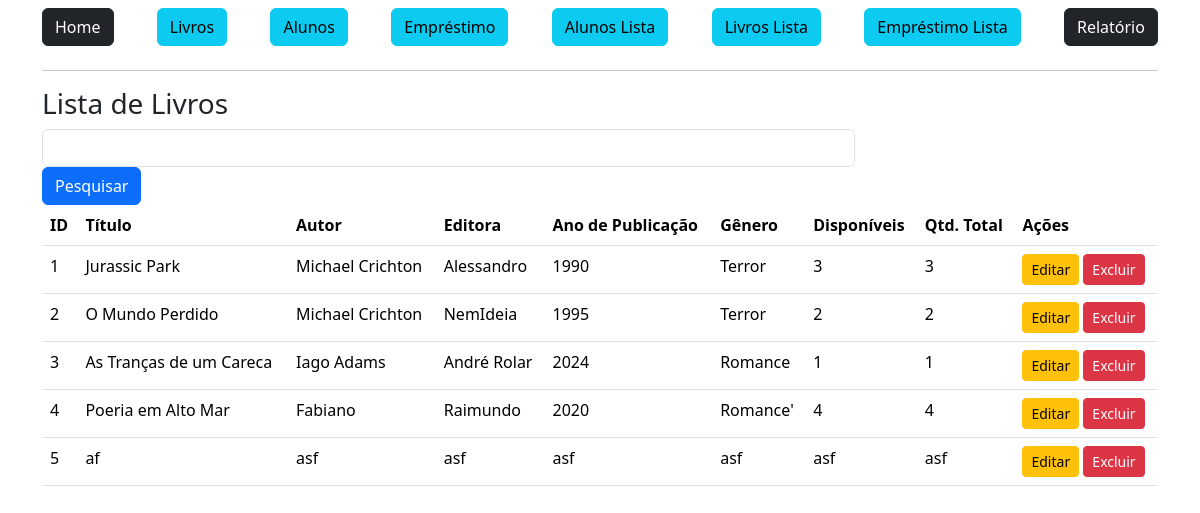
/livro/lista/ (signed in), run on an earlier commit of the app's database.
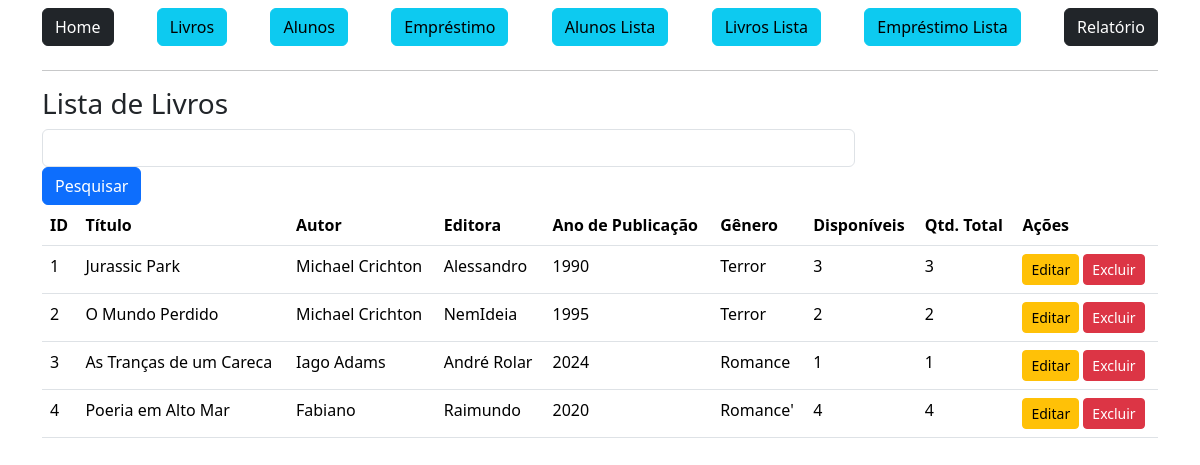
And on a later commit of the database.
### app/models.py (models this page shows)
class Book(db.Model):
    id = db.Column(db.Integer, primary_key=True)
    title = db.Column(db.String, nullable=False)
    author = db.Column(db.String, nullable=False)
    publisher = db.Column(db.String, nullable=False)
    publiYear = db.Column(db.Integer, nullable=False)
    genre = db.Column(db.String, nullable=False)
    availNumber = db.Column(db.Integer, nullable=False)
    totalNumber = db.Column(db.Integer, nullable=False)

### app/view.py (the view)
@app.route('/livro/lista/')
@login_required
def bookList():
    if request.method == 'GET':
        pesquisa = request.args.get('pesquisa', '')
    dados = Book.query.order_by('id')
    if pesquisa != '':
        dados = dados.filter_by(title=pesquisa)
    context = {'dados': dados.all()}
    return render_template('livroLista.html', context=context)

### app/__init__.py (called while the page is built)
@login_manager.user_loader
def load_user(user_id):
    return Employee.query.get(int(user_id))

### app/view.py (called while the page is built)
@app.before_request
def atualizar_status_atrasados():
    hoje = datetime.now()
    emprestimos = Loan.query.filter(
        Loan.status == 'Emprestado',
        Loan.returnDate == None,
        Loan.returnLimit < hoje
    ).all()
    for emprestimo in emprestimos:
        emprestimo.status = 'Atrasado'
    if emprestimos:
        db.session.commit()

### app/templates/livroLista.html
{% extends 'base.html' %}
{% block content %}
    <div class = "container">
        <div class = "row">
            <h3>Lista de Livros</h3>
        <form action="" method="get" class="row">
            <div class="col-9">
                <input type="text" name="pesquisa" class="form-control">
            </div>
            <div>
                <button type="submit" class="btn btn-primary">Pesquisar</button>
            </div>
        </form>
        <div class="col-12">
            <table class="table">
                <thead>
                    <tr>
                        <th>ID</th>
                        <th>Título</th>
                        <th>Autor</th>
                        <th>Editora</th>
                        <th>Ano de Publicação</th>
                        <th>Gênero</th>
                        <th>Disponíveis</th>
                        <th>Qtd. Total</th>
                        <th>Ações</th>
                    </tr>
                </thead>
                <body>
                    {% for linha in context['dados'] %}
                    <tr>
                        <td>{{linha.id}}</td>
                        <td>{{linha.title}}</td>
                        <td>{{linha.author}}</td>
                        <td>{{linha.publisher}}</td>
                        <td>{{linha.publiYear}}</td>
                        <td>{{linha.genre}}</td>
                        <td>{{linha.availNumber}}</td>
                        <td>{{linha.totalNumber}}</td>
                        <td>
                            <a href="{{ url_for('bookEdit', id=linha.id) }}" class="btn btn-sm btn-warning">Editar</a>
                            <form action="{{ url_for('bookDelete', id=linha.id) }}" method="post" style="display:inline;">
                                <button type="submit" class="btn btn-sm btn-danger" onclick="return confirm('Tem certeza que deseja excluir este empréstimo?')">
                                    Excluir
                                </button>
                            </form>
                        </td>
                        </tr>
                    {% endfor %}
                </body>
            </table>
        </div>
        </div>
    </div>
{% endblock %}

### app/templates/base.html (shortened to what this page needs)
<!DOCTYPE html>
<html lang="pt-br">
<head>
    <link href="https://cdn.jsdelivr.net/npm/bootstrap@5.3.7/dist/css/bootstrap.min.css" rel="stylesheet">
</head>
<body>
    <div class="container">
        {% include 'nav.html' %}
        <hr>
    </div>
    <section class="container-fluid mt-2">
    {% block content %}{% endblock %}
    </section>
</body>
</html>

### app/templates/nav.html
<nav class="navbar">
    <a href="/" class="btn btn-dark">Home</a>
    <a href="{{url_for('bookRegister')}}" class="btn btn-info">Livros</a>
    <a href="{{url_for('studentRegister')}}" class="btn btn-info">Alunos</a>
    <a href="{{url_for('loanRegister')}}" class="btn btn-info">Empréstimo</a>
    <a href="{{url_for('studentList')}}" class="btn btn-info">Alunos Lista</a>
    <a href="{{url_for('bookList')}}" class="btn btn-info">Livros Lista</a>
    <a href="{{url_for('loanList')}}" class="btn btn-info">Empréstimo Lista</a>
    <a href="{{url_for('history')}}" class="btn btn-dark">Relatório</a>
</nav>

What changed in the data, as far as the page shows it:
removed Book: id "5", title "af", author "asf", publisher "asf", publiYear "asf", genre "asf", availNumber "asf", totalNumber "asf"
